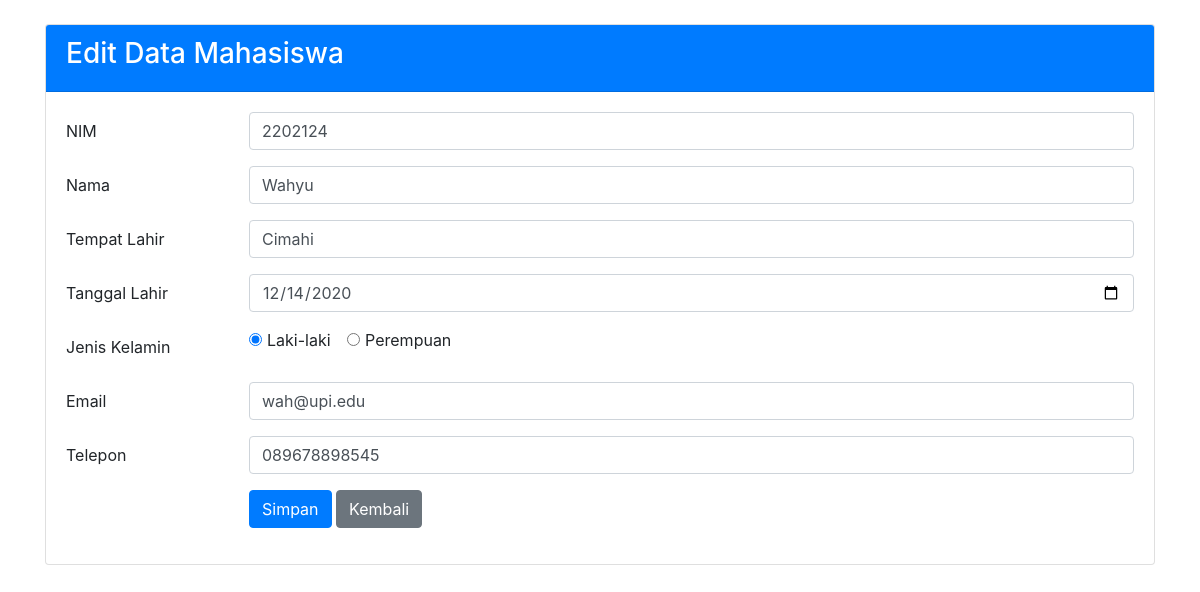
/form.php?id=2, run on the app's committed database.
### tables this page shows
CREATE TABLE `mahasiswa` (
  `id` int(11) NOT NULL AUTO_INCREMENT,
  `nim` varchar(100) NOT NULL,
  `nama` varchar(100) NOT NULL,
  `tempat` varchar(100) NOT NULL,
  `tl` varchar(100) NOT NULL,
  `gender` varchar(10) NOT NULL,
  `email` varchar(100) NOT NULL,
  `telp` varchar(100) NOT NULL,
  PRIMARY KEY (`id`)
);

### model/DB.class.php (called while the page is built, shortened)
<?php
class DB
{
	var $db_host = '';
	var $db_user = '';
	var $db_password = '';
	var $db_name = '';
	var $db_link = '';
	function __construct($db_host = '', $db_user = '', $db_password = '', $db_name = '')
	{
		$this->db_host = $db_host;
		$this->db_user = $db_user;
		$this->db_password = $db_password;
		$this->db_name = $db_name;
	}
	function open()
	{
		$this->db_link = mysqli_connect($this->db_host, $this->db_user, $this->db_password, $this->db_name);
	}
	function execute($query = "")
	{
		$this->result = mysqli_query($this->db_link, $query);
		return $this->result;
	}
}

### model/TabelMahasiswa.class.php (called while the page is built, shortened)
<?php
class TabelMahasiswa extends DB
{
	function getMahasiswaById($id)
	{
		$query = "SELECT * FROM mahasiswa WHERE id = '$id'";
		return $this->execute($query);
	}
}

### presenter/ProsesMahasiswa.php (called while the page is built, shortened)
<?php
class ProsesMahasiswa implements KontrakPresenter
{
	private $tabelmahasiswa;
	function __construct()
	{
		try {
			$db_host = "localhost";
			$db_user = "root";
			$db_password = "";
			$db_name = "db_mvp";
			$this->tabelmahasiswa = new TabelMahasiswa($db_host, $db_user, $db_password, $db_name);
		} catch (Exception $e) {
			echo "yah error" . $e->getMessage();
		}
	}
	function getDataById($id)
	{
		$this->tabelmahasiswa->open();
		$this->tabelmahasiswa->getMahasiswaById($id);
		$result = $this->tabelmahasiswa->getResult();
		return $result;
	}
}

### form.php (called while the page is built, shortened)
<?php
include("presenter/ProsesMahasiswa.php");
class FormMahasiswa implements KontrakView
{
    function __construct($id = null)
    {
        $this->prosesmahasiswa = new ProsesMahasiswa();
        $this->id = $id;
        if ($this->id) {
            $this->data = $this->prosesmahasiswa->getDataById($this->id);
        }
    }
}
if (isset($_GET['id'])) {
    $form = new FormMahasiswa($_GET['id']);
} else {
    $form = new FormMahasiswa();
}
?>

### model/Template.class.php (the view, shortened to what this page needs)
<?php
class Template{
	var $content = '';
	function __construct($filename = ''){
		$this->content = implode('', @file($filename));
	}
	function clear(){
		$this->content = preg_replace("/DATA_[A-Z|_|0-9]+/", "", $this->content);
	}
	function write(){
		print $this->content;
	}
	function replace($old = '', $new = ''){
		if(is_int($new)){
			$value = sprintf("%d", $new);
		}elseif(is_float($new)){
			$value = sprintf("%f", $new);
		}elseif(is_array($new)){
			$value = '';
			foreach( $new as $item){
				$value .= $item. '';
			}
		}else{
			$value = $new;
		}
		$this->content = preg_replace("/$old/",  $value, $this->content);
	}
}

### data on the page
mahasiswa: nim "2202124", nama "Wahyu", tempat "Cimahi", tl "12/14/2020", gender "☑ Laki-laki ☐ Perempuan", email "wah@upi.edu", telp "089678898545"
